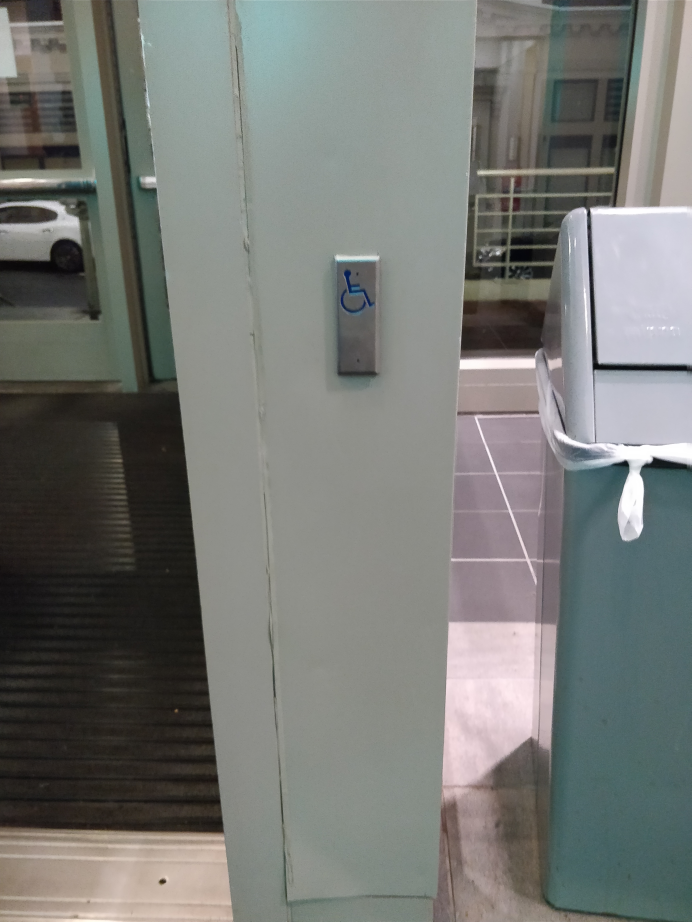
#> input picture Images/test2.jpg, 3456 x 4608 px, found by its file name (shown at 1/5 size)
$ python contour_detection.py   (older library calls are emulated)
#> lines starting #> are read from the running program, lines starting #| are printed output that depends on the picture; after the words box and inside, x2 and y2 are one past the last pixel; in counts of white or black regions, pixels touching at a corner belong together
import cv2
import numpy as np


def case1_adaptive(name):
#> called with name = 'Images/test2.jpg'
	image=cv2.imread('{}'.format(name))
#> image is the input picture: shape (4608, 3456, 3); mean B, G, R 116.6, 120.3, 118.1
	image=cv2.resize(image,(int(0.2*image.shape[0]), int(0.2*image.shape[1])))
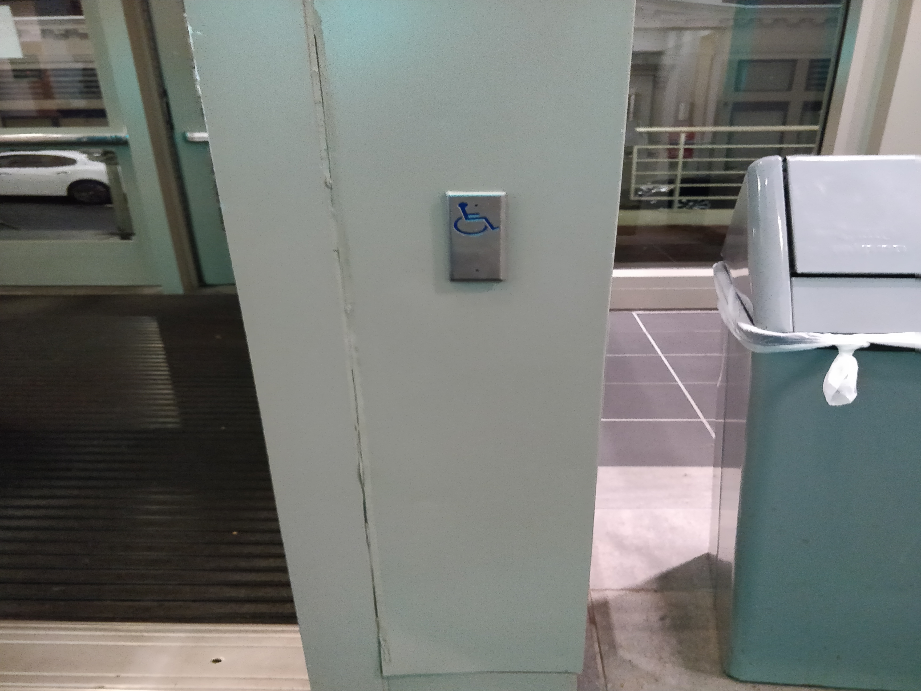
#> image: shape (691, 921, 3); mean B, G, R 116.5, 120.1, 118
	blurred=cv2.pyrMeanShiftFiltering(image, 31, 91)
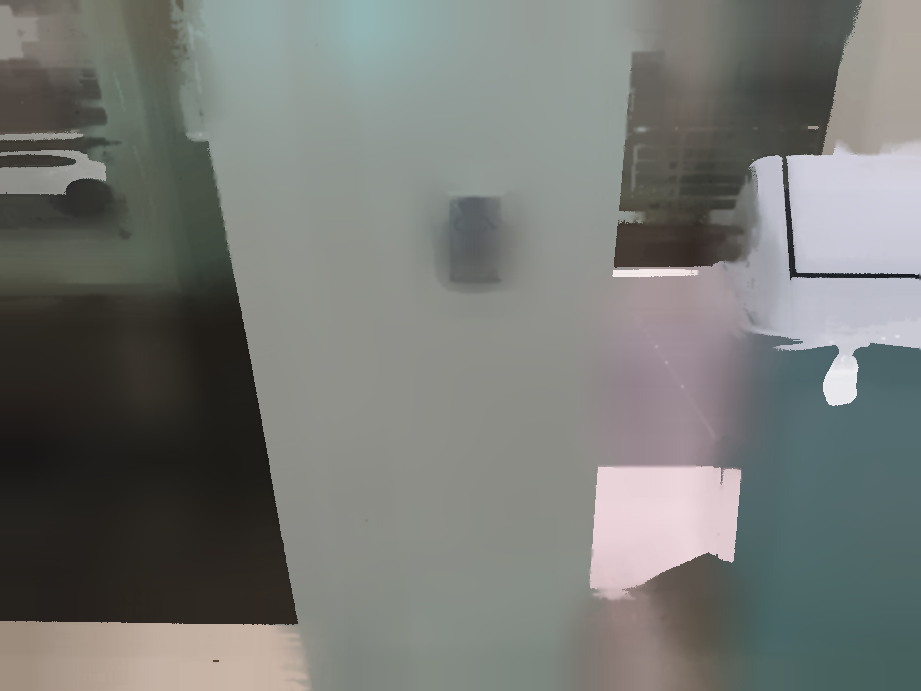
#> blurred: shape (691, 921, 3); mean B, G, R 116.8, 120.4, 118.3

	gray=cv2.cvtColor(blurred, cv2.COLOR_BGR2GRAY)
	gauss_threshold=cv2.adaptiveThreshold(gray, 255, cv2.ADAPTIVE_THRESH_GAUSSIAN_C, cv2.THRESH_BINARY, 115, 1)
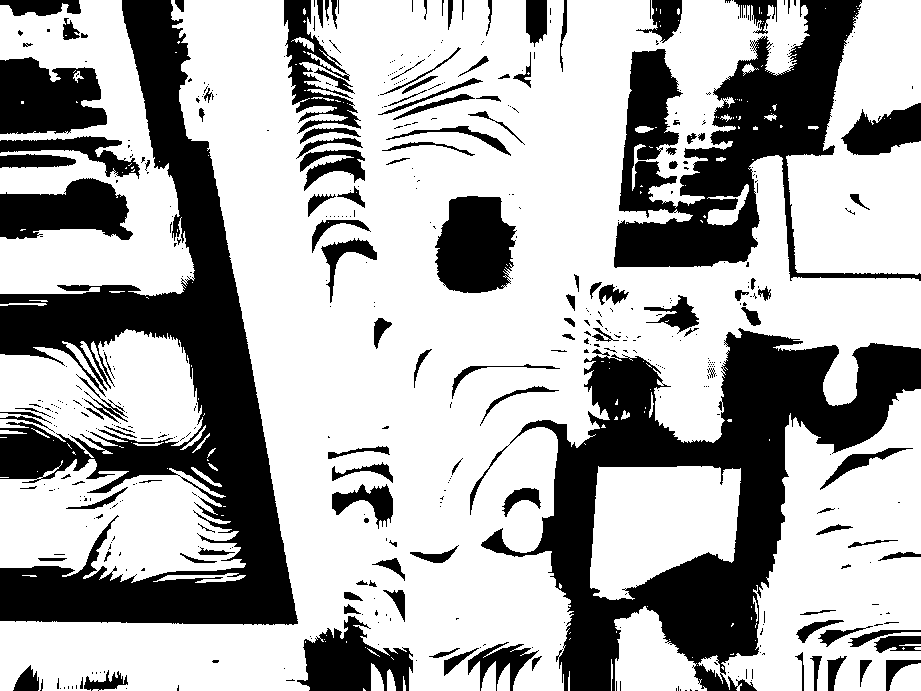
#> gauss_threshold: shape (691, 921); 67.5% white; 525 black regions (391 under 20 px)
	#_, binary_threshold= cv2.threshold(gray, 120, 255, cv2.THRESH_BINARY)
	area_temp=0
	_, contours, _ = cv2.findContours(gauss_threshold, cv2.RETR_LIST, cv2.CHAIN_APPROX_NONE)
#> contours = 1049 contours, 885 with area under 20; largest, box (x1, y1, x2, y2) and area: (0, 0, 921, 691) 293894, (698, 389, 921, 691) 36972, (0, 0, 195, 296) 28648, (786, 0, 921, 275) 24848, (0, 459, 246, 583) 20194
	for cnt in contours:
		approx = cv2.approxPolyDP(cnt,0.01*cv2.arcLength(cnt,True),True)
		if len(approx)==4:

			area=cv2.contourArea(cnt)
			if area>area_temp:
				area_temp=area

				x,y,w,h = cv2.boundingRect(cnt)
#> this loop made 1049 passes
#> approx on passes 1, 28, 42: [[363, 688], [363, 690], [365, 690]], [[697, 665]], [[692, 657]]
#> after the loop, area_temp = 455; h = 39; w = 107; x = 377; y = 77
	image=cv2.rectangle(image,(x,y),(x+w,y+h),(0,255,0),2)
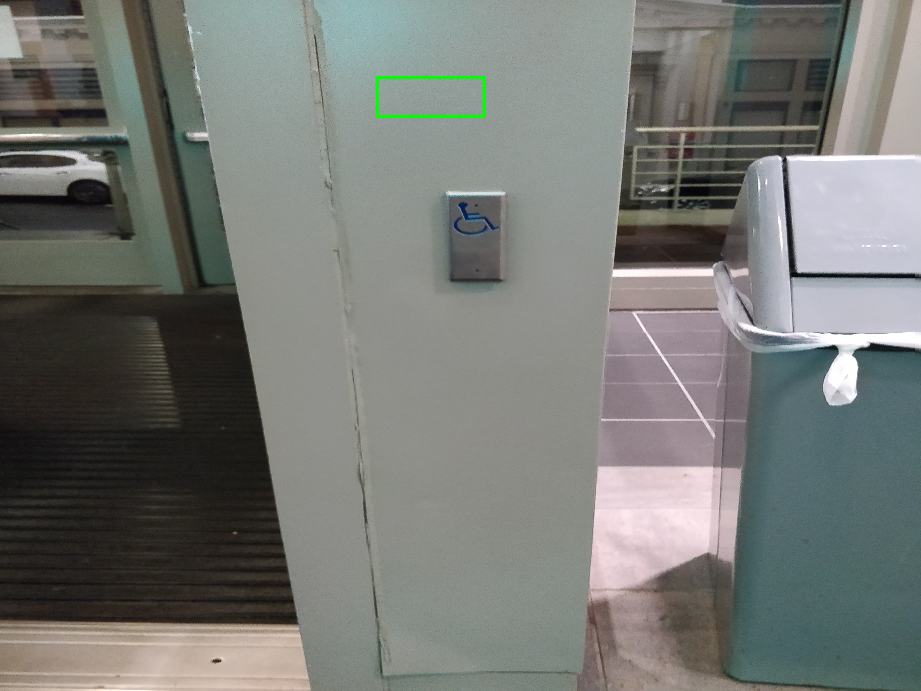
#> image: shape (691, 921, 3); 0.14% of pixels changed, all inside (x1, y1, x2, y2) = (376, 76, 486, 118)

	return image, area_temp, gauss_threshold

# [24 lines left out: function case2_binary, not called in this run]


image, area_temp, threshold=case1_adaptive('Images/test2.jpg')
#> area_temp = 455
cv2.imwrite('Images/test2_Contour_Detected.jpg', image)
cv2.imshow('Display', image)

cv2.waitKey(0)
cv2.destroyAllWindows()

$ run again, with Images/test3.jpg copied over Images/test2.jpg
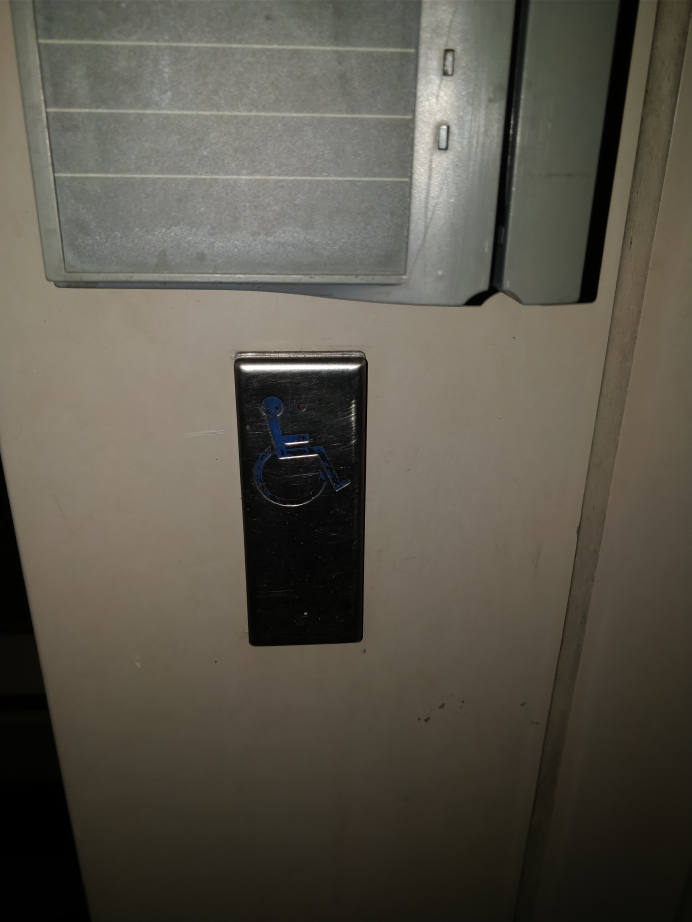
#> input picture Images/test3.jpg, 3456 x 4608 px, found by its file name (shown at 1/5 size)
#> in case1_adaptive, image is the input picture: shape (4608, 3456, 3); mean B, G, R 74.8, 85.5, 89.9
#> in case1_adaptive, `gauss_threshold=cv2.adaptiveThreshold(gray, 255, cv2.ADAPTIVE_THRESH_G..`:
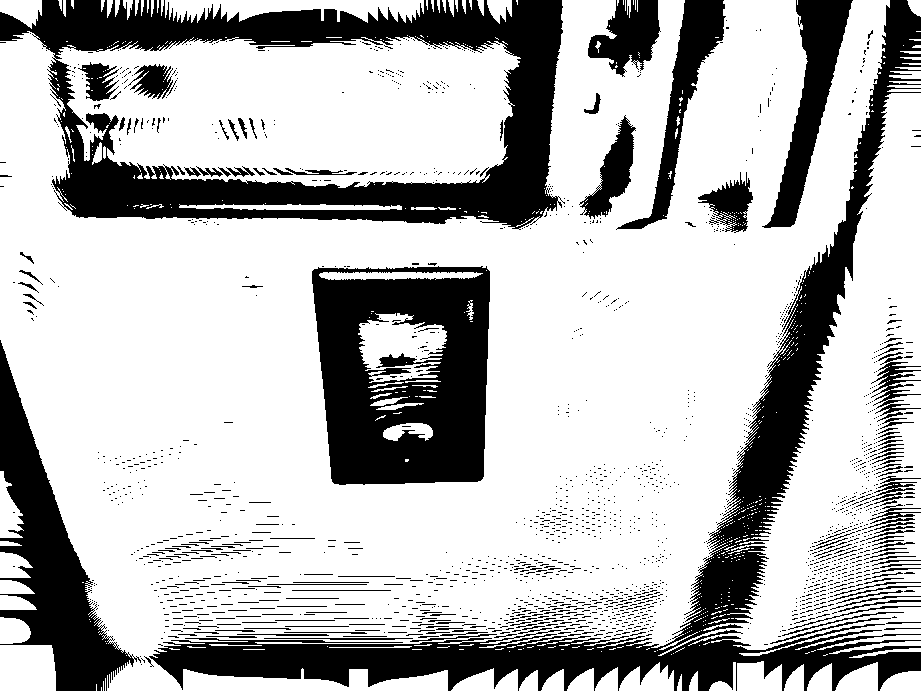
#> gauss_threshold: shape (691, 921); 72.1% white; 1889 black regions (1732 under 20 px)
#> contours = 3416 contours, 3053 with area under 20; largest, box (x1, y1, x2, y2) and area: (0, 0, 890, 691) 424879, (658, 93, 921, 656) 51477, (311, 265, 491, 486) 35921, (358, 313, 447, 383) 3481, (165, 0, 424, 23) 3344
#> the loop in case1_adaptive, `for cnt in contours:` made 3416 passes
#> (area, area_temp, x, y, w, h) on pass 79: (2422, 2422, 0, 645, 56, 46)
#> after the loop in case1_adaptive, `for cnt in contours:`: area_temp = 35921; h = 221; w = 180; x = 311; y = 265
#> in case1_adaptive, `image=cv2.rectangle(image,(x,y),(x+w,y+h),(0,255,0),2)`:
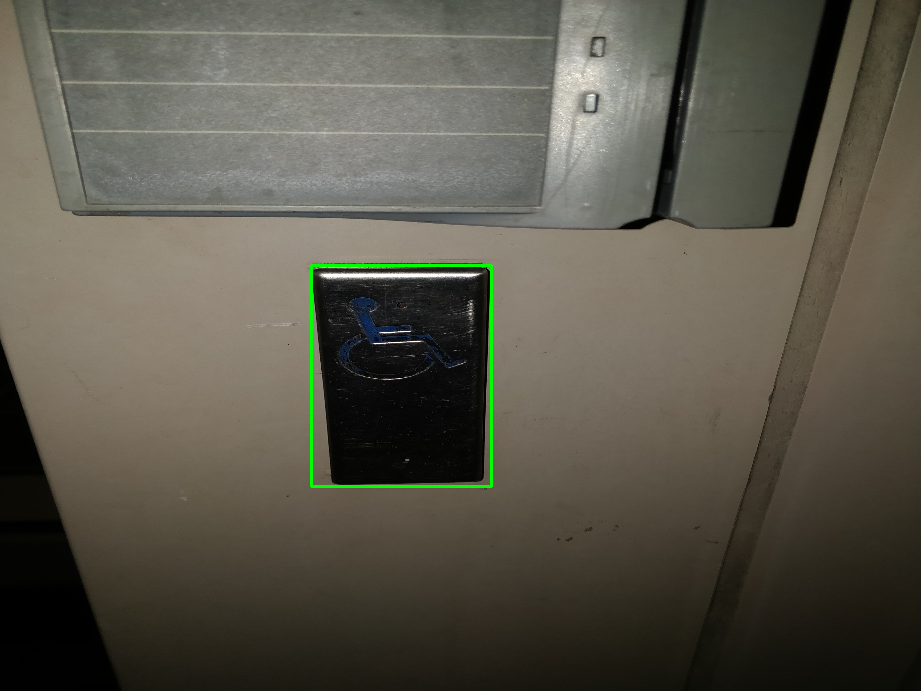
#> image: shape (691, 921, 3); mean B, G, R 74.4, 85.9, 89.4
#> `image, area_temp, threshold=case1_adaptive('Images/test2.jpg')`: area_temp = 35921

$ run again, with Images/test4.jpg copied over Images/test2.jpg
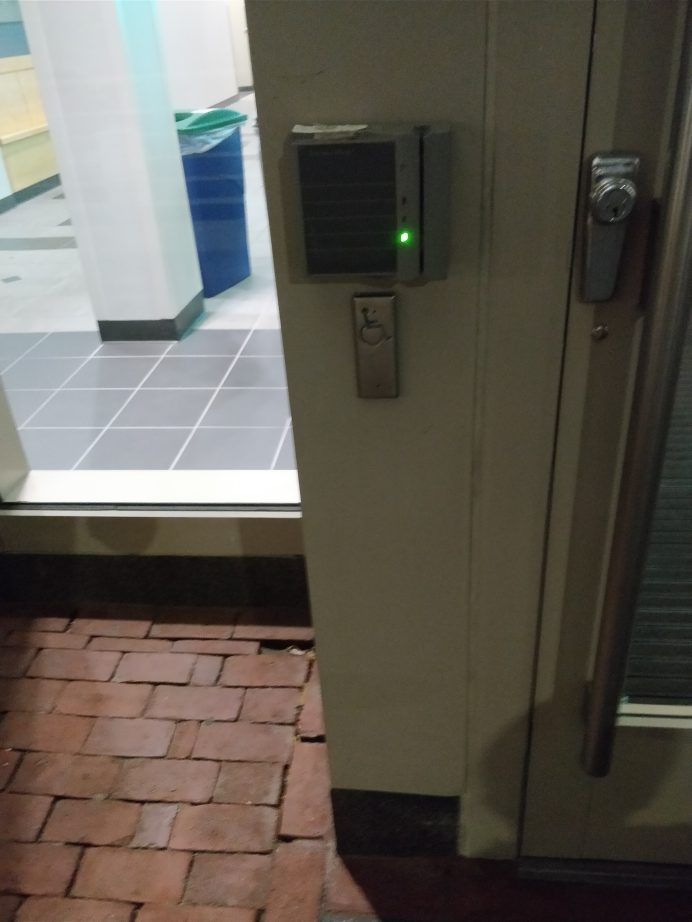
#> input picture Images/test4.jpg, 3456 x 4608 px, found by its file name (shown at 1/5 size)
#> in case1_adaptive, image is the input picture: shape (4608, 3456, 3); mean B, G, R 82.5, 91.3, 96.6
#> in case1_adaptive, `gauss_threshold=cv2.adaptiveThreshold(gray, 255, cv2.ADAPTIVE_THRESH_G..`:
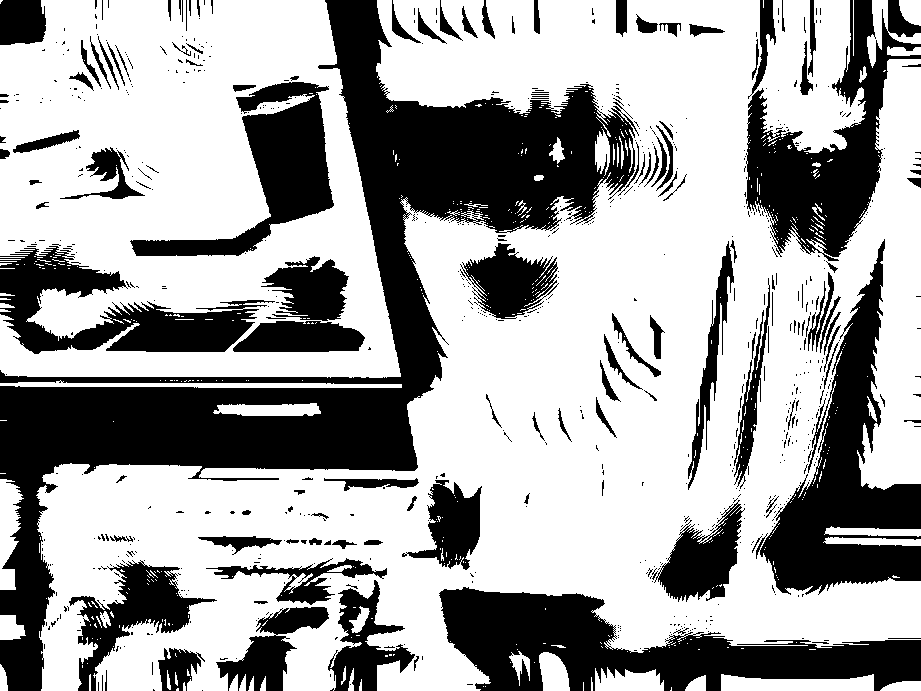
#> gauss_threshold: shape (691, 921); 64.3% white; 756 black regions (628 under 20 px)
#> contours = 2037 contours, 1851 with area under 20; largest, box (x1, y1, x2, y2) and area: (36, 0, 921, 691) 316222, (0, 0, 401, 378) 120553, (129, 81, 335, 257) 11814, (657, 503, 744, 603) 4670, (462, 242, 559, 320) 4407
#> the loop in case1_adaptive, `for cnt in contours:` made 2037 passes
#> (approx, area, area_temp, x, y, w, h) on pass 28: ([[0, 664], [0, 690], [7, 690], [5, 672]], 130.5, 130.5, 0, 664, 8, 27)
#> after the loop in case1_adaptive, `for cnt in contours:`: area_temp = 527.5; h = 9; w = 98; x = 823; y = 537
#> in case1_adaptive, `image=cv2.rectangle(image,(x,y),(x+w,y+h),(0,255,0),2)`:
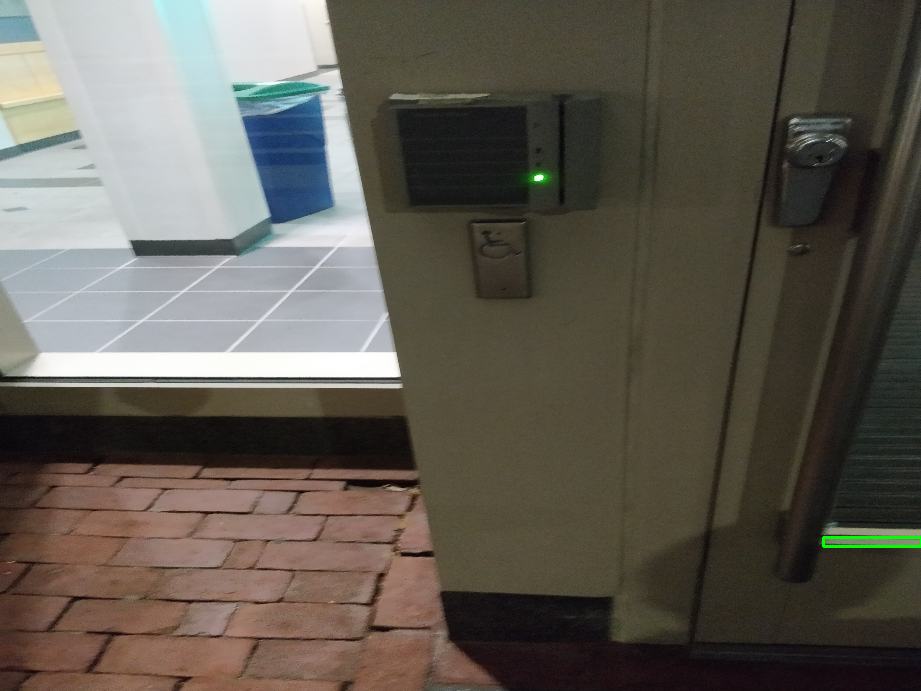
#> image: shape (691, 921, 3); mean B, G, R 82.4, 91.3, 96.4
#> `image, area_temp, threshold=case1_adaptive('Images/test2.jpg')`: area_temp = 527.5
